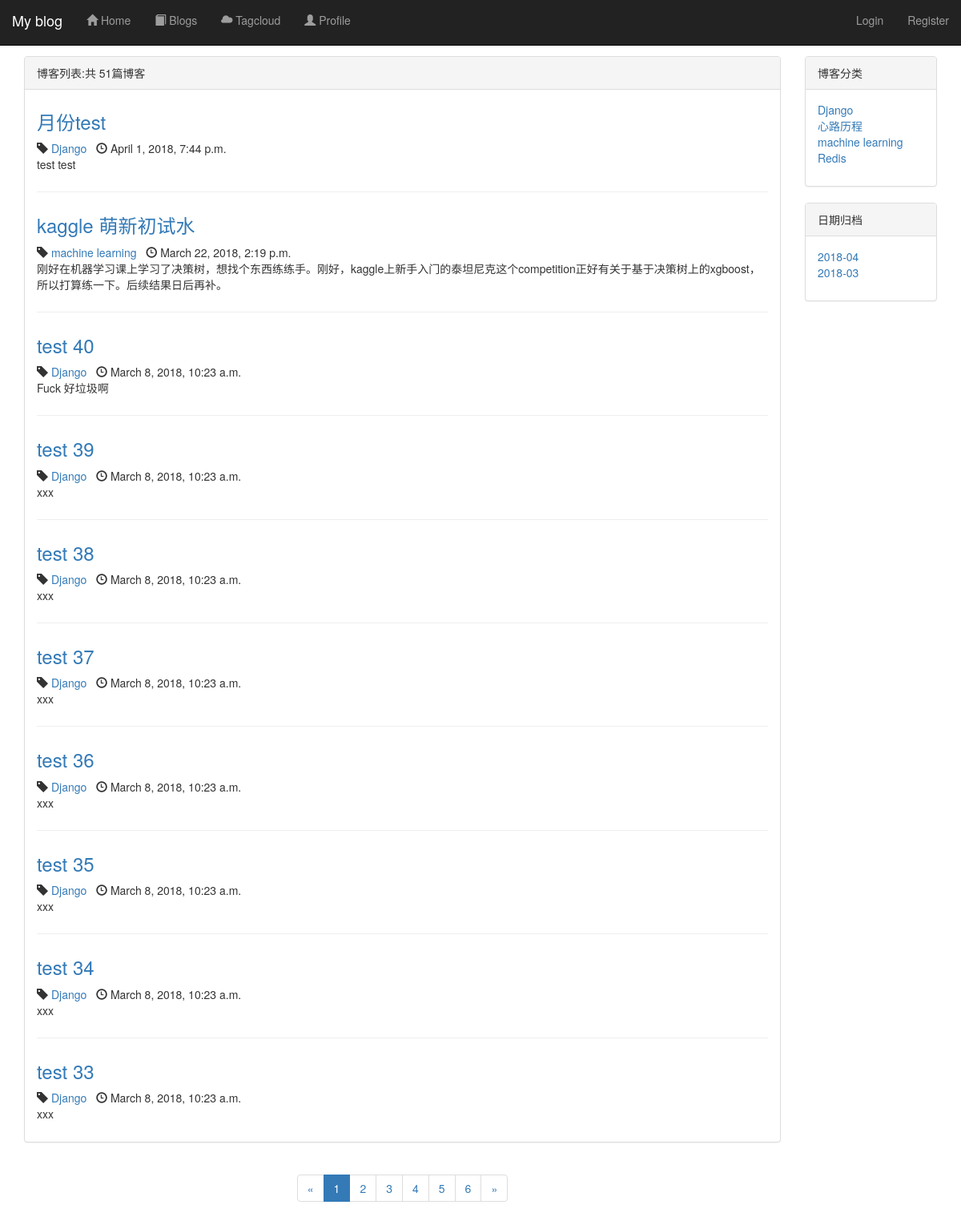
Page /blog/ on the earlier database version.
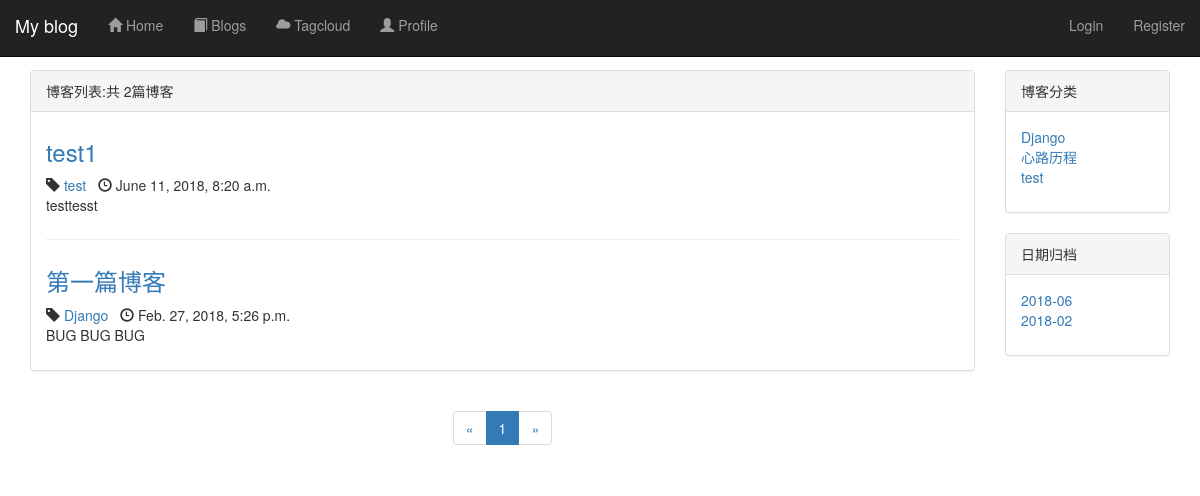
Same page on the later database version.
### blog/models.py (models this page shows, shortened)
class Blog(models.Model, ReadNumExpandMethod):
    title = models.CharField(max_length=50)
    blog_type = models.ForeignKey(BlogType, on_delete=models.CASCADE)
    content = RichTextUploadingField()
    author = models.ForeignKey(User, on_delete=models.CASCADE)
    read_details = GenericRelation(ReadDetail)
    create_time = models.DateTimeField(auto_now_add=True)
    last_updated_time = models.DateTimeField(auto_now=True)
    class Meta:
        ordering = ['-create_time']

class BlogType(models.Model):
    type_name = models.CharField(max_length=30)
    def __str__(self):
        return self.type_name

### blog/views.py (the view)
# urls.py: path('', views.blog_list, name='blog_list'),
def blog_list(request):
    blogs_all_list = Blog.objects.all()
    paginator = Paginator(blogs_all_list, 10)  # 十个博客进行分页
    page_num = request.GET.get('page', 1)  # get请求获取页码
    page_of_blogs = paginator.get_page(page_num)
    current_page = page_of_blogs.number
    if paginator.num_pages == 1:
        page_range = [1]
    elif current_page == 1 or current_page == 2:
        if paginator.num_pages <= 5:
            page_range = list(range(1, paginator.num_pages))
        else:
            page_range = list([1, 2, 3, 4, 5])
    elif current_page == paginator.num_pages or current_page == paginator.num_pages - 1:
        if paginator.num_pages <= 5:
            page_range = list(range(1, paginator.num_pages))
        else:
            page_range = list([paginator.num_pages - 4, paginator.num_pages - 3, paginator.num_pages - 2,
                               paginator.num_pages - 1, paginator.num_pages])
    else:
        page_range = list(range(max(current_page - 1, 1), current_page)) + \
                     list(range(current_page, min(current_page + 1, paginator.num_pages) + 1))
    if page_range and page_range[0] >= 3:
        page_range.insert(0, '...')
    if page_range and paginator.num_pages - page_range[-1] >= 2:
        page_range.append('...')
    if page_range and page_range[0] != 1:
        page_range.insert(0, 1)
    if page_range and page_range[-1] != paginator.num_pages:
        page_range.append(paginator.num_pages)
    context = {}
    context['blogs'] = page_of_blogs.object_list
    context['page_of_blogs'] = page_of_blogs
    context['blog_types'] = BlogType.objects.all()
    context['page_range'] = page_range
    context['blog_dates'] = Blog.objects.dates(
        'create_time', 'month', order='DESC')
    for_7_days_hot_data = cache.get('for_7_days_hot_data')
    if for_7_days_hot_data is None:
        for_7_days_hot_data = get_seven_days_date()
        cache.set('for_7_days_hot_data', for_7_days_hot_data, 3600)
    context['for_7_days_hot_data'] = for_7_days_hot_data
    return render(request, 'blog_list.html', context)

### blog/views.py (called while the page is built)
def get_seven_days_date():
    today = timezone.now().date()
    date = today - datetime.timedelta(days=7)
    blogs = Blog.objects.filter(read_details__date__lt=today, read_details__date__gt=date). \
        values('id', 'title').annotate(read_num_sum=Sum('read_details__read_num')).order_by('-read_num_sum')
    return blogs

### templates/blog_list.html (shortened to what this page needs)
{% extends 'base.html' %}
{% block head_extrends %}
    <link rel="stylesheet" href="/static/blog.css">
{% endblock %}
{% block content %}
    <div class="container">
        <div class="row">
            <div class="col-sm-8 col-md-9 col-lg-10">
                <div class="panel panel-default">
                    <div class="panel-heading">{% block blog_list_title %}博客列表:共{% endblock %}
                        {% block sum_up %}{{ page_of_blogs.paginator.count }}{% endblock %}篇博客
                    </div>
                    <div class="panel-body">
                        {% for blog in blogs %}
                            <div class="blog">
                                <h3><a href="/blog/{{ blog.pk }}">
                                    {{ blog.title }}
                                </a></h3>
                                <p class="blog-info">
                                    <span class="glyphicon glyphicon-tag"></span>
                                    <a href="/blog/type/{{ blog.blog_type_id }}">{{ blog.blog_type }}</a>
                                    <span class="glyphicon glyphicon-time"></span>
                                    {{ blog.create_time }}
                                </p>
                                <p>{{ blog.content|striptags|truncatechars:120 }}</p>
                            </div>
                        {% empty %}
                            <div class="blog">
                                <h3><p>暂无博客，敬请期待</p></h3>
                            </div>
                        {% endfor %}
                    </div>
                </div>
                <div class="paginator">
                    <ul class="pagination">
                        <li>
                            {% if page_of_blogs.has_previous %}
                                <a href="?page={{ page_of_blogs.previous_page_number }}" aria-label="Previous">
                                    <span aria-hidden="true">&laquo;</span>
                                </a>
                            {% else %}
                                <span aria-hidden="true">&laquo;</span>
                            {% endif %}
                        </li>
                        {% for page_num in page_range %}
                            {% if page_num == page_of_blogs.number %}
                                <li class="active"><a href="?page={{ page_num }}">{{ page_num }}</a></li>
                            {% else %}
                                {% if page_num == '...' %}
                                    <li><span>{{ page_num }}</span></li>
                                {% else %}
                                    <li><a href="?page={{ page_num }}">{{ page_num }}</a></li>
                                {% endif %}
                            {% endif %}
                        {% endfor %}
                        <li>
                            {% if page_of_blogs.has_next %}
                                <a href="?page={{ page_of_blogs.next_page_number }}" aria-label="Next">
                                    <span aria-hidden="true">&raquo;</span>
                                </a>
                            {% else %}
                                <span aria-hidden="true">&raquo;</span>
                            {% endif %}
                        </li>
                    </ul>
                </div>
            </div>
            <div class="hidden-xs col-sm-4 col-md-3 col-lg-2 ">
                <div class="panel panel-default">
                    <div class="panel-heading">博客分类</div>
                    <div class="panel-body">
                        <ul class="blog-types">
                            {% for blog_type in blog_types %}
                                <li>
                                    <a href="/blog/type/{{ blog_type.id }}">{{ blog_type.type_name }}</a>
                                </li>
                            {% empty %}
                                <li>暂无分类</li>
                            {% endfor %}
                        </ul>
                    </div>
                </div>
                <div class="panel panel-default">
                    <div class="panel-heading">日期归档</div>
                    <div class="panel-body">
                        <ul class="blog-types">
                            {% for blog_date in blog_dates %}
                                <li>
                                    <a href="{% url 'blogs_with_date' blog_date.year blog_date.month %}">
                                        {{ blog_date|date:"Y-m" }}
                                    </a>
                                </li>
                            {% empty %}
                                <li>暂无分类</li>
                            {% endfor %}
                        </ul>
                    </div>
                </div>
            </div>
        </div>
    </div>
{% endblock %}

### templates/base.html (shortened to what this page needs)
<!DOCTYPE html>
<html lang="zh-CN">
<head>
    <link rel="stylesheet" href="/static/base.css">
    <link rel="stylesheet" href="/static/bootstrap-3.3.7/css/bootstrap.min.css">
    {% block head_extrends %}{% endblock %}
</head>
<body>
<div class="navbar  navbar-fixed-top navbar-inverse "  role="navigation">
    <div class="container-fluid">
        <div class="container-header">
            <a href="/" class="navbar-brand">
                My blog
            </a>
        </div>
        <div class=" navbar-collapse" id="navbar-collapse" >
            <ul class="nav navbar-nav blogs" >
                <li class="mypanel "><a href="/"><p class="glyphicon glyphicon-home"></p> Home</a></li>
                <li class="mypanel"><a href="/blog"><p class="glyphicon glyphicon-book"></p> Blogs</a></li>
                <li class="mypanel"><a href="/tag"><p class="glyphicon glyphicon-cloud"></p> Tagcloud</a></li>
                <li class="mypanel"><a href="/contact"><p class="glyphicon glyphicon-user"></p> Profile</a></li>
            </ul>
            <ul class="nav navbar-nav navbar-right">
                {% if not user.is_authenticated %}
                    <li>
                        <a href="{% url 'login' %}?from={{ request.get_full_path }}">Login</a>
                    </li>
                    <li>
                        <a href="{% url 'register' %}?from={{ request.get_full_path }}">Register</a>
                    </li>
                {% endif %}
            </ul>
        </div>
    </div>
</div>
{% block content %}{% endblock %}
</body>
</html>

### static/base.css (style rules this page uses)
* { margin: 0; padding: 0; }
body { margin-top: 70px !important; }
ul { list-style-type: none !important; }
li.mypanel::before { content: ""; position: absolute; top: 0; left: 0; width: 0; height: 100%; border-bottom: 2px solid #ffffff; transition: 0.15s all linear; }
li.mypanel::after { width: 0; }

### static/blog.css (style rules this page uses)
ul.blog-types { list-style-type: none; }
div.blog:not(:last-child) { margin-bottom: 2em; padding-bottom: 1em; border-bottom: 1px solid #eee; }
div.blog h3 { margin-top: 0.5em; }
div.blog p.blog-info { margin-bottom: 0; }
div.paginator { text-align: center; }

Differences in the rows shown:
removed Blog: title "月份test", blog_type "Django", create_time "April 1, 2018, 7:44 p.m.", content "test test"
removed Blog: title "kaggle 萌新初试水", blog_type "machine learning", create_time "March 22, 2018, 2:19 p.m.", content "刚好在机器学习课上学习了决策树，想找个东西练练手。刚好，kaggle上新手入门的泰坦尼克这个competition正好有关于基于决策树上的xgboost，所以打算练一下。后续结果日后再补。"
removed Blog: title "test 40", blog_type "Django", create_time "March 8, 2018, 10:23 a.m.", content "Fuck 好垃圾啊"
removed Blog: title "test 39", blog_type "Django", create_time "March 8, 2018, 10:23 a.m.", content "xxx"
removed Blog: title "test 38", blog_type "Django", create_time "March 8, 2018, 10:23 a.m.", content "xxx"
removed Blog: title "test 37", blog_type "Django", create_time "March 8, 2018, 10:23 a.m.", content "xxx"
removed Blog: title "test 36", blog_type "Django", create_time "March 8, 2018, 10:23 a.m.", content "xxx"
removed Blog: title "test 35", blog_type "Django", create_time "March 8, 2018, 10:23 a.m.", content "xxx"
removed Blog: title "test 34", blog_type "Django", create_time "March 8, 2018, 10:23 a.m.", content "xxx"
removed Blog: title "test 33", blog_type "Django", create_time "March 8, 2018, 10:23 a.m.", content "xxx"
removed BlogType: type_name "machine learning"
removed BlogType: type_name "Redis"
added Blog: title "test1", blog_type "test", create_time "June 11, 2018, 8:20 a.m.", content "testtesst"
added Blog: title "第一篇博客", blog_type "Django", create_time "Feb. 27, 2018, 5:26 p.m.", content "BUG BUG BUG"
added BlogType: type_name "test"
Other differences:
{{ page_of_blogs.paginator.count }}: "51" → "2"
new list line: "2018-06"
new list line: "2018-02"
list line gone: "2"
list line gone: "3"
list line gone: "4"
list line gone: "5"
list line gone: "6"
list line gone: "2018-04"
list line gone: "2018-03"
